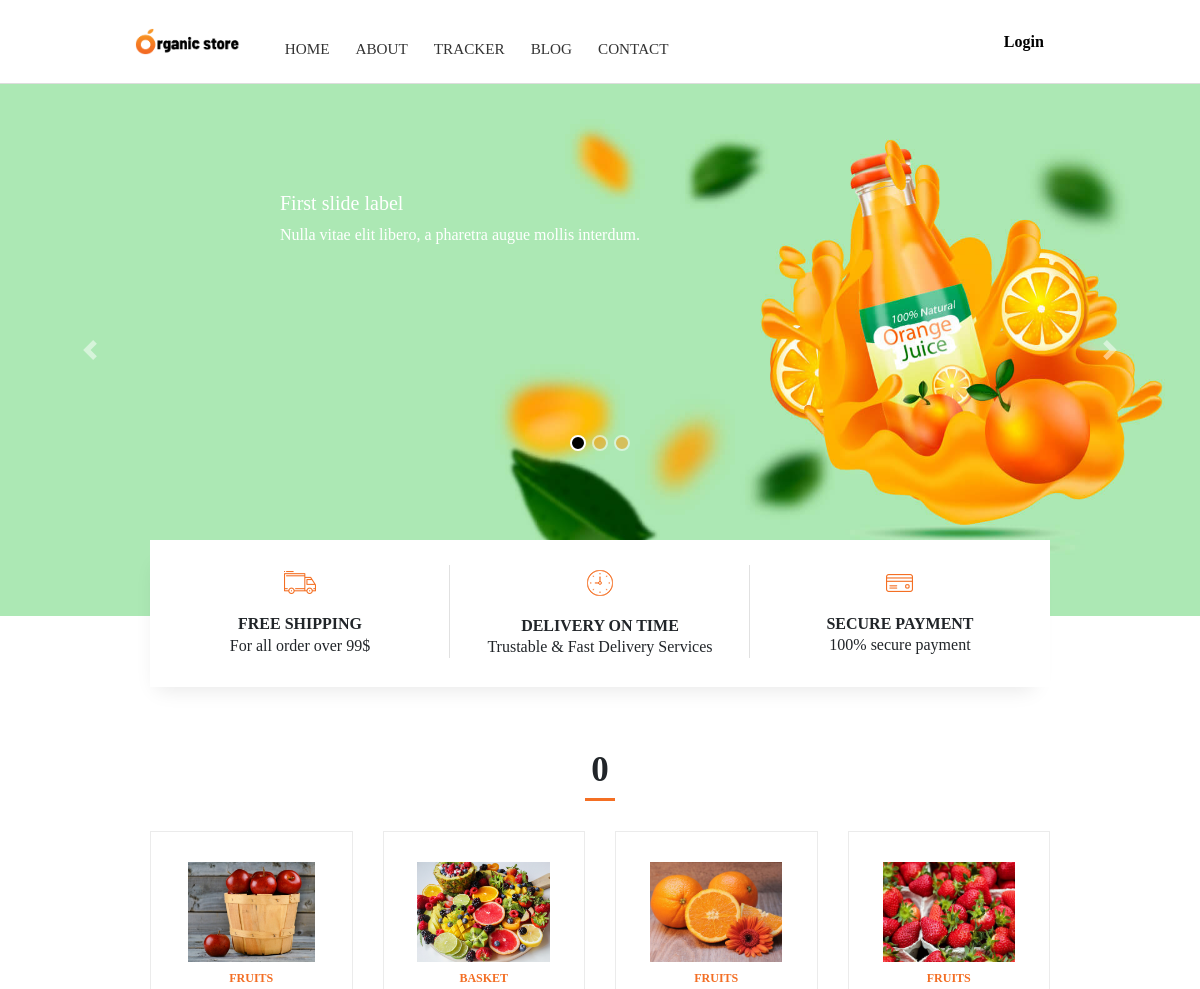
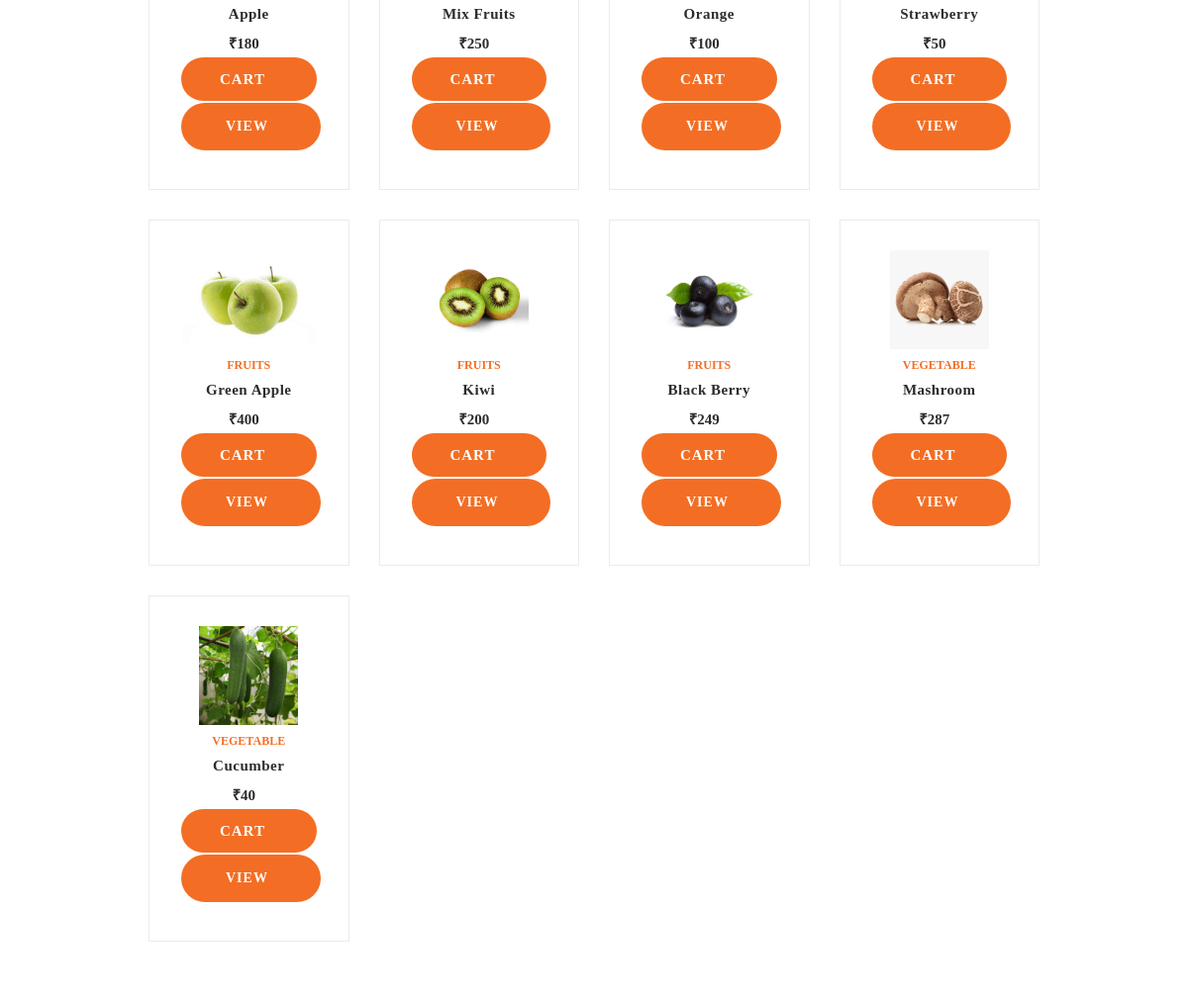
The app's page /shop/ with its own data (2 pictures, top to bottom).
### EShop/models.py (models this page shows, shortened)
class Product(models.Model):
    product_id = models.AutoField
    product_name = models.CharField(max_length=50)
    category_id = models.IntegerField()
    subcategory = models.CharField(max_length=50,default="")
    sales=models.CharField(max_length=50,default="")
    price =  models.IntegerField()
    sprice =  models.IntegerField()
    desc = models.CharField(max_length=300)
    pub_date = models.DateField()
    Unit=models.CharField(max_length=50,default="")
    Qty=models.IntegerField(default=0)
    status=models.BooleanField(default=False)
    image=models.ImageField(upload_to="EShop/images",default="")
    image1=models.ImageField(upload_to="EShop/images",default="")
    image2=models.ImageField(upload_to="EShop/images",default="")

### EShop/views.py (the view)
# urls.py: path('', views.index,name="blogHome"),
def index(request):
    current_user = request.user
    account={}
    if Account_User_ID.objects.filter(user_id=current_user.id).exists():
        acc_Cre=Account_User_ID.objects.get(user_id=current_user.id)
        account=Account_detail.objects.get(account_id=acc_Cre.account_id)
    allprods=[]
    catprods = Product.objects.values('category_id','id')
    cats = {item['category_id'] for item in catprods}
    for cat in cats:
        prod=Product.objects.filter(category_id=cat)
        n=len(prod)
        nSlides=n//4 + ceil((n/4)-(n//4))
        allprods.append([prod,range(1,nSlides),nSlides])
    params= {'allprods': allprods,'account':account}
    return render(request, 'eshop/index.html',params)

### EShop/templates/eshop/index.html (shortened to what this page needs)
{% extends 'eshop/basic.html' %}
{% block title %} Index || My Awesome Cart {% endblock %} {% load static %} {% block body %}
<div class="bd-example">
    <div id="carouselExampleCaptions" class="carousel slide" data-ride="carousel">
        <ol class="carousel-indicators">
            <li data-target="#carouselExampleCaptions" data-slide-to="0" class="active"></li>
            <li data-target="#carouselExampleCaptions" data-slide-to="1"></li>
            <li data-target="#carouselExampleCaptions" data-slide-to="2"></li>
        </ol>
        <div class="carousel-inner">
            <div class="carousel-item active">
                <img src="/static/images/slider-img/slider2-1.jpg" class="d-block w-100" alt="...">
                <div class="carousel-caption d-none d-md-block">
                    <h5>First slide label</h5>
                    <p>Nulla vitae elit libero, a pharetra augue mollis interdum.</p>
                </div>
            </div>
        </div>
        <a class="carousel-control-prev" href="#carouselExampleCaptions" role="button" data-slide="prev">
            <span class="carousel-control-prev-icon" aria-hidden="true"></span>
        </a>
        <a class="carousel-control-next" href="#carouselExampleCaptions" role="button" data-slide="next">
            <span class="carousel-control-next-icon" aria-hidden="true"></span>
        </a>
    </div>
</div>
<div class="container" style="top: -100px;">
    <div class="banner-patten mt-4 mb-4">
        <div class="container">
            <div class="banner-div" style="top:0">
                <div class="row m-0">
                    <div class="col-lg-4 col-md-4 col-sm-4 boder-left wow fadeInLeft"
                        style="visibility: visible; animation-name: fadeInLeft;"> <img src="/static/images/shipping.png"
                            alt="" title="">
                        <h4 class="text-uppercase">Free Shipping</h4>
                        <p>For all order over 99$</p>
                    </div>
                    <div class="col-lg-4 col-md-4 col-sm-4 boder-left wow fadeInLeft"
                        style="visibility: visible; animation-name: fadeInLeft;"> <img src="/static/images/timing.png"
                            alt="" title="">
                        <h4 class="text-uppercase"> Delivery On Time</h4>
                        <p>Trustable &amp; Fast Delivery Services</p>
                    </div>
                    <div class="col-lg-4 col-md-4 col-sm-4 wow fadeInLeft"
                        style="visibility: visible; animation-name: fadeInLeft;"> <img src="/static/images/card.png"
                            alt="" title="">
                        <h4 class="text-uppercase">Secure Payment</h4>
                        <p>100% secure payment </p>
                    </div>
                </div>
            </div>
        </div>
    </div>
    {% for prod, range , nSlides in allprods %}
    <div class="products-section">
        <div class="container">
            <h2 class="wow fadeInDown cathead" style="visibility: visible; animation-name: fadeInDown;">{{prod.0.category_id}}</h2>
            <div class="owl-carousel latest-products owl-theme wow fadeIn owl-loaded owl-drag"
                style="visibility: visible; animation-name: fadeIn;">
                <div class="owl-stage-outer">
                    <div class="owl-stage row"
                        style="transform: translate3d(0px, 0px, 0px); transition: all 0.25s ease 0s;">
                        {% for s in prod %}
                        <div class="owl-item active col-lg-3">
                            <div class="item">
                                <div class="product">
                                    <div id="carousel-2{{s.id}}" class="carousel slide" data-ride="carousel">
                                        <div class="carousel-inner">
                                            <div class="carousel-item active"> <a class="product-img"
                                                    href="/shop/productview/{{s.id}}"><img src="/media/{{s.image}}"
                                                        alt="" style="max-height: 100px !important;"></a>
                                            </div>
                                        </div>
                                        <a class="carousel-control-prev" href="#carousel-2{{s.id}}" role="button"
                                            data-slide="prev"> <i class="fa fa-arrow-circle-o-left"
                                                aria-hidden="true"></i> </a> <a class="carousel-control-next"
                                            href="#carousel-2{{s.id}}" role="button" data-slide="next"> <i
                                                class="fa fa-arrow-circle-o-right" aria-hidden="true"></i> </a>
                                    </div>
                                    <h5 class="product-type">{{s.subcategory}}</h5>
                                    <h3 class="product-name" id="namepr{{s.id}}">{{s.product_name}}</h3>
                                    <h3 class="product-price">&#8377;<span id="pricepr{{s.id}}">{{s.price}}</span>
                                        <del></del></h3>
                                    <span id="divpr{{s.id}}" class="divpr cart" style="background: #f36e24;border-radius: 50px;padding: 3px 15px!important;text-transform: uppercase;font-weight: 800!important;color: #fff;display: flex;font-size: 12px!important;margin: 2px;">
                                        <button id="pr{{s.id}}" class="btn btn-primary cart" >Cart<i
                                                class="fa fa-shopping-bag" aria-hidden="true"></i></button>
                                    </span>
                                    <a href="/shop/productview/{{s.id}}"><button id="qv{{s.id}}"
                                            class="btn btn-primary" style="background: #f36e24;border-radius: 50px !important;padding: 15px 45px!important;text-transform: uppercase;font-weight: 800!important;color: #fff;display: flex;font-size: 14px!important;margin: 2px;">View<i class="fa fa-eye"
                                                aria-hidden="true"></i></button></a>
                                </div>
                            </div>
                        </div>
                        {% endfor %}
                    </div>
                </div>
            </div>
        </div>
    </div>
    {% endfor %}
</div>
{% endblock %}

### EShop/templates/eshop/basic.html (shortened to what this page needs)
{% load static %}
<!doctype html>
<html lang="en">
<head>
  <link rel="stylesheet" href="https://stackpath.bootstrapcdn.com/bootstrap/4.3.1/css/bootstrap.min.css"
>
  <link rel="stylesheet" href="/static/css/home-1.css">
  <link rel="stylesheet" href="/static/vendor/revolution/vendor/revslider/css/settings.css">
  <link rel="stylesheet" href="/static/vendor/revolution/responsiveslides.css">
</head>
<body>
  <nav class="navbar navbar-expand-lg navbar-dark bg-white">
    <div class="container"> <a class="navbar-brand" href="/shop/"> <img src="/static/images/logo.png" alt=""
          title="" class="img-fluid"> </a>
      <div class="collapse navbar-collapse" id="navbarResponsive">
        <ul class="navbar-nav">
          <li class="nav-item "> <a class="nav-link" href="/shop"> Home </a>
          </li>
          <li class="nav-item  megamenu-li"> <a class="nav-link " href="/shop/about"> About </a> </li>
          <li class="nav-item  megamenu-li"> <a class="nav-link " href="/shop/tracker"> Tracker </a>
          </li>
          <li class="nav-item "> <a class="nav-link" href="/blog"> Blog </a> </li>
          <li class="nav-item  megamenu-li"> <a class="nav-link" href="/shop/contact"> Contact </a>
          </li>
        </ul>
      </div>
      <div class="rate-price nav-1">
        {% if user.is_authenticated %}
        <ul style="list-style: none;">
          <li class="dropdown float-left p-2"> <a class="dropdown-toggle link" href="#" data-toggle="dropdown"><i
                class="fa fa-shopping-bag" aria-hidden="true"></i><span class="circle-2" style="top: 0px;">0</span></a>
            <div class="dropdown-menu dropdown-menu2 dropdown-menu-right animate slideIn">
              <div class="container">
                <div class="row" id="addtocartpopup">
                </div>
              </div>
            </div>
          </li>
          <li class="dropdown float-left p-2"> <a href="/login/logout" style="font-weight: 100;"><i class="fa fa-user-circle-o" aria-hidden="true"></i>{{account.contact_person}}</a>
          </li>
        </ul>
        {% else %}
        <ul>
          <li> <a href="/login/login">Login <i class="fa fa-user-circle-o" aria-hidden="true"></i></a>
          </li>
        </ul>
        {% endif %}
      </div>
    </div>
  </nav>
  {% block body %} {% endblock %}
</body>
</html>

### EShop/static/css/responsive.css (style rules this page uses)
@media (max-width:1430px) { .navbar-expand-lg .navbar-nav .nav-link { padding-right:.5rem;padding-left:.5rem; } }
@media (max-width:1430px) { .navbar { padding-top:10px !important;padding-bottom: 10px !important; } }
@media (max-width:1430px) { .navbar-brand { margin-right:2rem; } }
@media (max-width:1280px) { .product .product-name { font-size:15px; } }

### records on screen
Product: category "0", image (picture), subcategory "FRUITS", product_name "Apple", price "180"
Product: image (picture), subcategory "BASKET", product_name "Mix Fruits", price "250"
Product: image (picture), subcategory "FRUITS", product_name "Orange", price "100"
Product: image (picture), subcategory "FRUITS", product_name "Strawberry", price "50"
Product: image (picture), subcategory "FRUITS", product_name "Green Apple", price "400"
Product: image (picture), subcategory "FRUITS", product_name "Kiwi", price "200"
Product: image (picture), subcategory "FRUITS", product_name "Black Berry", price "249"
Product: image (picture), subcategory "VEGETABLE", product_name "Mashroom", price "287"
Product: image (picture), subcategory "VEGETABLE", product_name "Cucumber", price "40"
